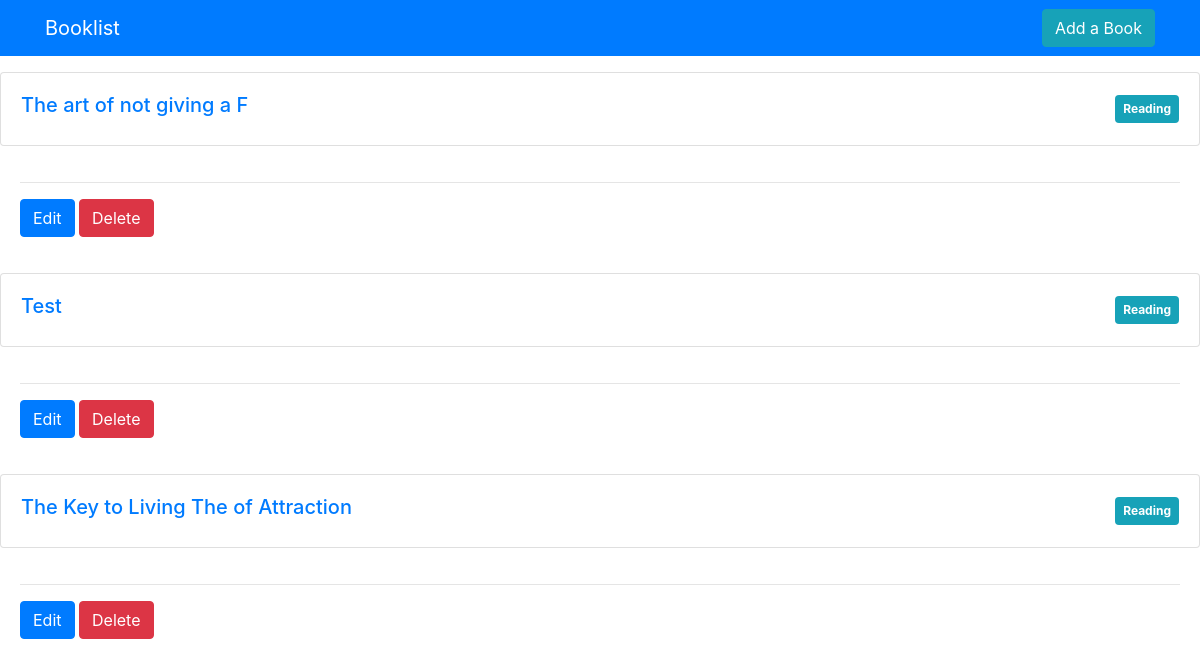
The page / on the database its author committed.
### books/models.py (models this page shows)
class Book(models.Model):
    def get_absolute_url(self):
     return reverse("book_detail", kwargs={
        "pk": self.id
    })
    title = models.CharField(max_length=150)
    user = models.ForeignKey(
        settings.AUTH_USER_MODEL,
        on_delete=models.CASCADE,
        related_name="books"
    )
    status = models.CharField(
        max_length=10,
        choices=STATUS_CHOICES
    )

### books/views.py (the view)
# urls.py: path('', BookListView.as_view(), name="book_list"),
class BookListView(ListView):
    model = Book
    template_name = "books/book_list.html"
    context_object_name = "books"

### books/templates/books/book_list.html (shortened to what this page needs)
<!DOCTYPE html>
<html lang="en">
{% extends 'books/base.html' %}
{% block content %}
{% for book in books %}
   <div class="card mt-3">
      <div class="card-body d-flex align-items-center justify-content-between">
        <h5>
            <a href="{{ book.get_absolute_url }}">{{ book.title }}</a>
           </h5>
          <span class="badge badge-info p-2">{{ book.status|title }}</span>
      </div>
   </div>
<div class="card-body">
    <hr>
    <a href="{% url 'book_update' book.id %}" class="btn btn-primary">Edit</a>
    <a href="{% url 'book_delete' book.id %}" class="btn btn-danger">Delete</a>
</div>
{% endfor %}
{% endblock %}

### rows shown on the page
Book: title "The art of not giving a F", status "Reading"
Book: title "Test", status "Reading"
Book: title "The Key to Living The of Attraction", status "Reading"
